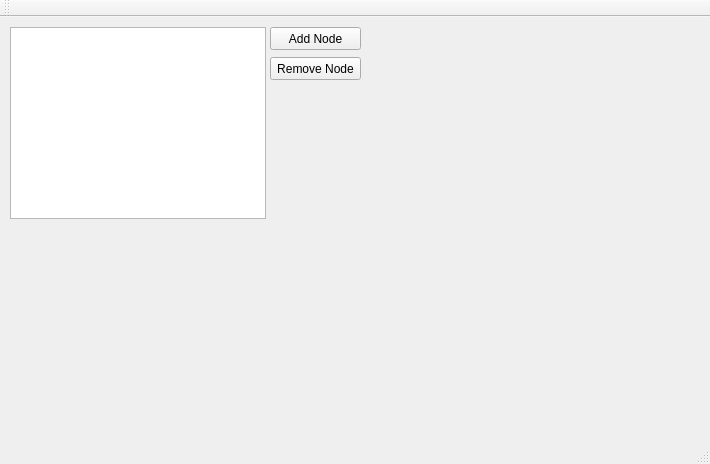
<?xml version="1.0" encoding="UTF-8"?>
<ui version="4.0">
 <class>MainWindow</class>
 <widget class="QMainWindow" name="MainWindow">
  <property name="geometry">
   <rect>
    <x>0</x>
    <y>0</y>
    <width>710</width>
    <height>464</height>
   </rect>
  </property>
  <property name="windowTitle">
   <string>MainWindow</string>
  </property>
  <widget class="QWidget" name="centralWidget">
   <widget class="QPushButton" name="btnAddNode">
    <property name="geometry">
     <rect>
      <x>270</x>
      <y>10</y>
      <width>91</width>
      <height>23</height>
     </rect>
    </property>
    <property name="text">
     <string>Add Node</string>
    </property>
   </widget>
   <widget class="QPushButton" name="btnRemoveNode">
    <property name="geometry">
     <rect>
      <x>270</x>
      <y>40</y>
      <width>91</width>
      <height>23</height>
     </rect>
    </property>
    <property name="text">
     <string>Remove Node</string>
    </property>
   </widget>
   <widget class="QListWidget" name="lwNodes">
    <property name="geometry">
     <rect>
      <x>10</x>
      <y>10</y>
      <width>256</width>
      <height>192</height>
     </rect>
    </property>
   </widget>
  </widget>
  <widget class="QMenuBar" name="menuBar">
   <property name="geometry">
    <rect>
     <x>0</x>
     <y>0</y>
     <width>710</width>
     <height>21</height>
    </rect>
   </property>
  </widget>
  <widget class="QToolBar" name="mainToolBar">
   <attribute name="toolBarArea">
    <enum>TopToolBarArea</enum>
   </attribute>
   <attribute name="toolBarBreak">
    <bool>false</bool>
   </attribute>
  </widget>
  <widget class="QStatusBar" name="statusBar"/>
 </widget>
 <layoutdefault spacing="6" margin="11"/>
 <resources/>
 <connections/>
</ui>
